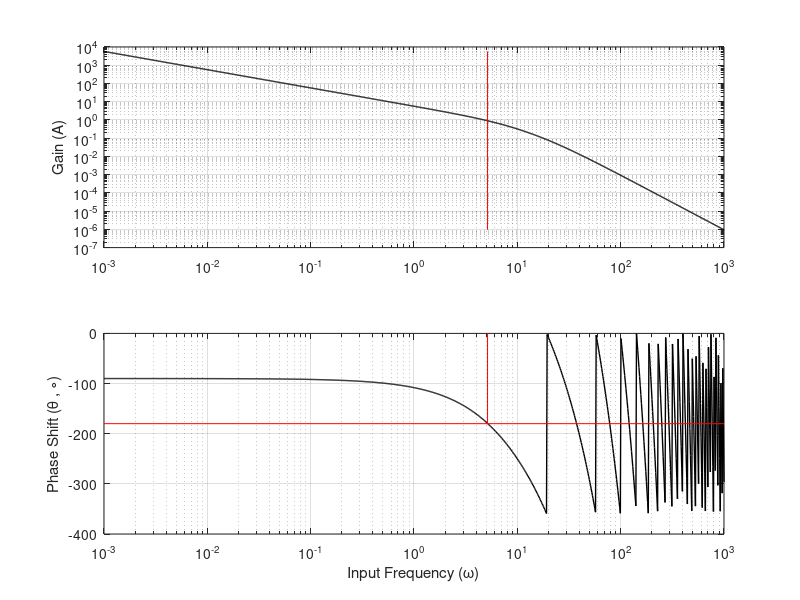

Write MATLAB code to recreate this figure.
clear variables;
clc;
close all;

omega = logspace(-3,3,1000);

for i = 1:length(omega)
    %Bode plot is evaluated only for GLOOP
    Gloop(i) = (1)*(0.7)*(exp(-0.145*(omega(i)*1i)))*(8/((omega(i)*1i)+8))*(169/(((omega(i)*1i))^2+ 20.8*(omega(i)*1i)));
    A(i) = norm(Gloop(i));
    phase(i) = angle(Gloop(i))*(180/pi);
    
    if phase(i) >= 0
        phase(i) = -180 - (180 - phase(i));
    end
end

for j = 1:length(phase)
    if phase(j) + 180 < 0
        index = j;
        break
    end
end

index = index - 1;

subplot(2,1,1)
loglog(omega,A,'k-','LineWidth',1)
hold on
plot([omega(index) omega(index)] , [min(min(A)), max(max(A))] ,'r-')
hold off
box on;
grid on;
ylabel('Gain (A)')

subplot(2,1,2)
semilogx(omega,phase,'k-','LineWidth',1)
hold on;
plot([min(omega) max(omega)],[-180 -180],'r-')
plot([omega(index) omega(index)] , [phase(index),0] , 'r-')
hold off
box on;
grid on;
xlabel('Input Frequency (\omega)');
ylabel('Phase Shift (\theta , \circ)');

omega_c = omega(index);
G_critical = (1)*(0.7)*(exp(-0.145*(omega_c*1i)))*(8/((omega_c*1i)+8))*(169/(((omega_c*1i))^2+ 20.8*(omega_c*1i)));
A_critical = norm(G_critical)
K_u = 1/A_critical
T_u = 2*pi()/omega_c

%PID
K_C_ZN = K_u/1.7
T_I_ZN = T_u/2.0
K_D_ZN = T_u/8

